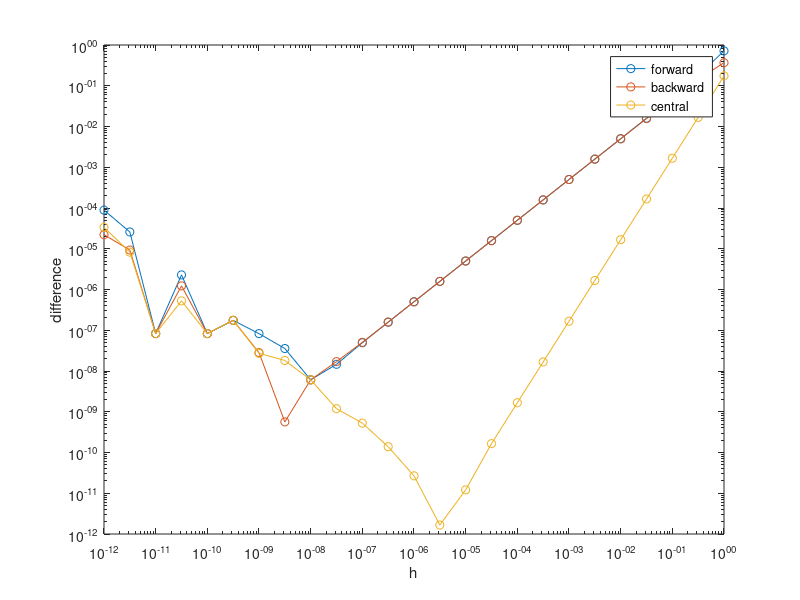

This figure's MATLAB source:

close all; clc


h=10.^[0:-0.5:-12];
exact_derivative=1;
forward_derivative=(exp(h)-1)./h;
backward_derivative=(1-exp(-h))./h;
central_derivative=(exp(h)-exp(-h))./(2*h);
difference_forward=abs(exact_derivative - forward_derivative);
difference_backward=abs(exact_derivative - backward_derivative);
difference_central=abs(exact_derivative - central_derivative);
figure
loglog(h,difference_forward,'-o',h,difference_backward,'-o',h, difference_central,'-o')
legend('forward','backward','central') 
xlabel('h')
ylabel('difference')
